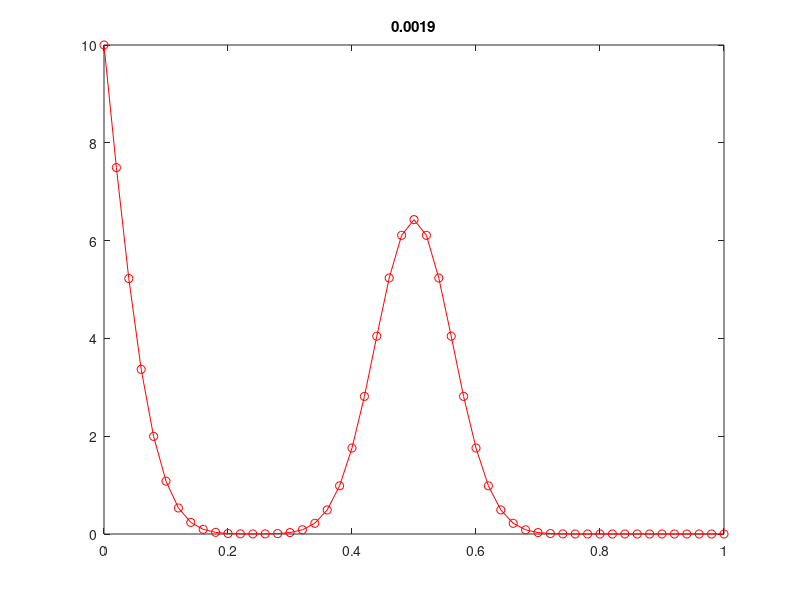

MATLAB code for this plot:
clear

kappa = 1;
tau = 1e-4;
h = 0.02;
steps = 20;

x = 0:h:1;
m = length(x);

D = -2*eye(m) + diag(ones(m-1,1), 1) + diag(ones(m-1,1), -1);
D = D * kappa * tau / h^2;

% Dirichlet boundary conditions
D(1,:) = 0;
D(m,:) = 0;

% Initial conditions
temp = zeros(m,1); % m rows, 1 column
temp(round(m/2)) = 1/h;
temp(1) = 10;

time = 0;

for n=1:steps
    plot(x, temp, 'ro-')
    title(time)
    drawnow

    time = time + tau;
    temp = temp + D*temp;
    middle(n) = abs(temp(round(m/2)));
end

A = eye(m) + D;
